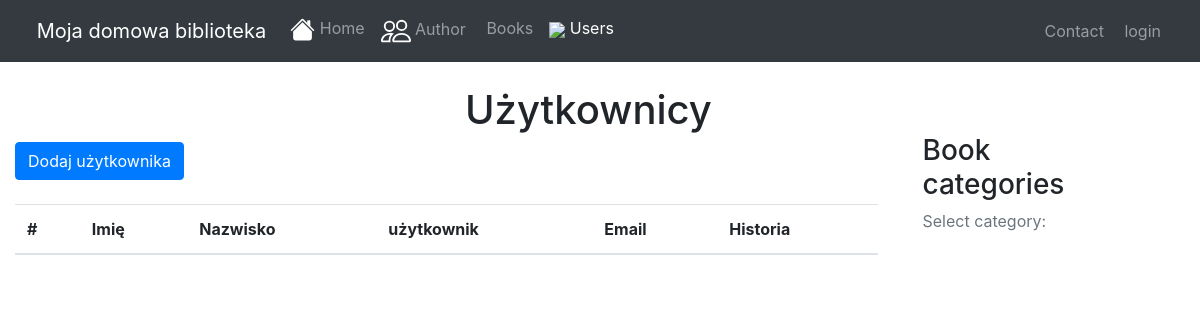
/users/, run on an earlier commit of the app's database.
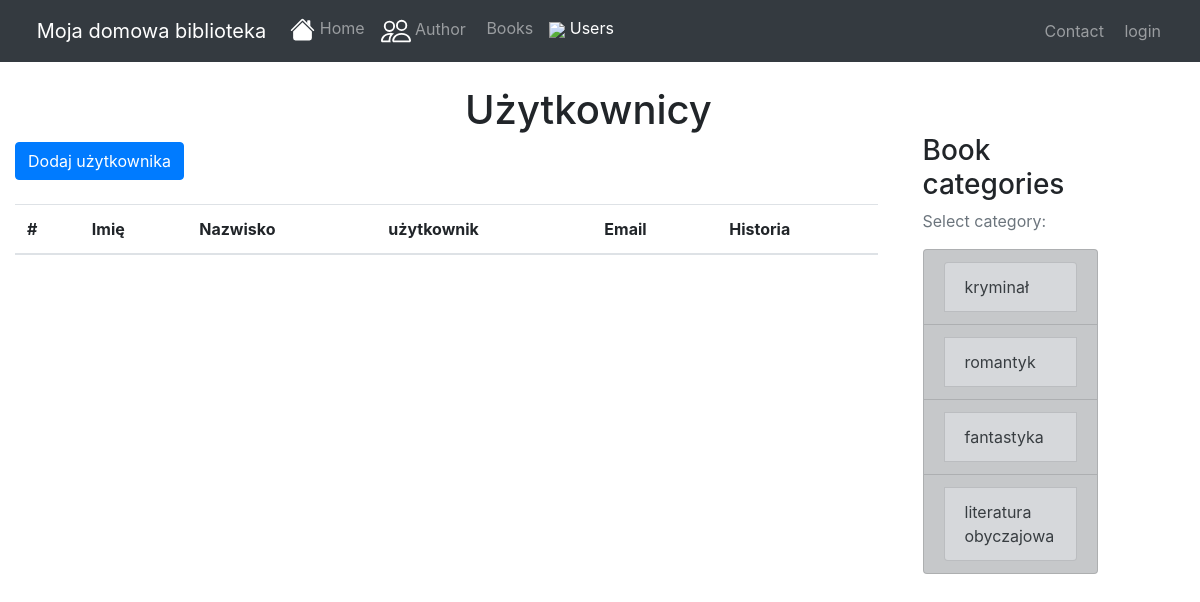
And on a later commit of the database.
### books/models.py (models this page shows, shortened)
class Category(models.Model):
    category = models.CharField(max_length=50)
    def __str__(self):
        return self.category
    class Meta:
        verbose_name_plural = "Categories"

### books/views.py (the view)
# urls.py: path('users/', views.UserIndex.as_view(), name='user_index'),
class UserIndex(TemplateView):
    template_name = 'user/index.html'
    def get_context_data(self, **kwargs):
        context = super().get_context_data(**kwargs)
        context['users'] = models.LibraryUser.objects.all()
        print(models.LibraryUser.objects.all())
        context['active_user'] = 'active'
        return context

### books/context_processors.py (called while the page is built)
def categories(request):
    return {
        'categories': Category.objects.all()
    }

### books/templates/user/index.html (shortened to what this page needs)
{% extends "layout/base.html" %}
{% block content %}
<div class="container">
    <div class="row">
        <div class="col ms-auto"><br>
          <h1 style="margin-left: 450px">Użytkownicy</h1>
            <a class="btn btn-primary" href="{% url 'user_create' %}" role="button">Dodaj użytkownika</a><br>
            <br/>
        </div>
    </div>
    <div class="row">
        <div class="col ms-auto">
            <table class="table">
              <thead>
                <tr>
                  <th scope="col">#</th>
                  <th scope="col">Imię</th>
                  <th scope="col">Nazwisko</th>
                  <th scope="col">użytkownik</th>
                  <th scope="col">Email</th>
                  <th scope="col">Historia</th>
                </tr>
              </thead>
            </table>
        </div>
    </div>
</div>
{% endblock %}

### books/templates/layout/base.html (shortened to what this page needs)
{% load bootstrap4 %}
{% load static %}
<!DOCTYPE html>
<html lang="en">
  <head>
    {% bootstrap_css %}
</head>
  <body>
    <nav class="navbar navbar-expand-lg navbar-dark bg-dark static-top">
      <div class="container-fluid">
        <a class="navbar-brand" href="{% url 'index' %}"><img style="height:1.4em;" src="{% static 'books/icons/regal.png' %}"
          alt=""> Moja domowa biblioteka</a>
        <div class="collapse navbar-collapse" id="navbarText">
          <ul class="navbar-nav me-auto mb-2 mb-lg-0">
            <li class="nav-item">
              <a class="nav-link {{active_index}}" aria-current="page" href="{% url 'index' %}"> Home</a>
            </li>
            <li class="nav-item">
              <a class="nav-link {{active_author}}" href="{% url 'author_index' %}"> Author</a>
            </li>
            <li class="nav-item">
              <a class="nav-link {{active_book}}" href="{% url 'book_index' %}"><img src="{% static 'books/icons/book.png' %}" alt=""> Books</a>
            </li>
            <li class="nav-item">
              <a class="nav-link {{active_user}}" href="{% url 'user_index' %}"><img src="{% static 'books/icons/profile.png' %}"> Users</a>
            </li>
          </ul>
        </div>
        <div class="navbar-nav">
            <li class="nav-item">
              <a class="nav-item nav-link" href="{% url 'contact' %}"><img src="{% static 'books/icons/message.png' %}" alt=""> Contact</a>
            </li>
            {% if user.is_authenticated %}
            <p class="nav-link"> {{ user.username }} | <a href="{% url 'logout' %}"> <img src="{% static 'books/icons/logout.png' %}" alt=""> logout</a></p>
            {% else %}
            <a class="nav-link" href="{% url 'login' %}"><img src="{% static 'books/icons/login.png' %}" alt=""> login</a>
            {% endif %}
        </div>
        </div>
    </nav>
      <div class="row">
          <div class="col-md-9">
              {% block content %}{% endblock %}
          </div>
          <div class="col-md-2">
              <div class="content-section"><br><br><br>
                  <h3>Book categories</h3>
                  <p class='text-muted'>Select category:
                    <ul class="list-group">
                      {% for category in categories %}
                      <a href="{% url 'category' pk=category.pk %}" class="list-group-item list-group-item-action list-group-item-dark">
                      <li class="list-group-item list-group-item-secondary"> {{ category }} </li>
                      </a>
                      {% endfor %}
                    </ul>
                  </p>
              </div>
          </div>
      </div>
  </body>
</html>

What changed in the data, as far as the page shows it:
added Category: category "kryminał"
added Category: category "romantyk"
added Category: category "fantastyka"
added Category: category "literatura obyczajowa"
